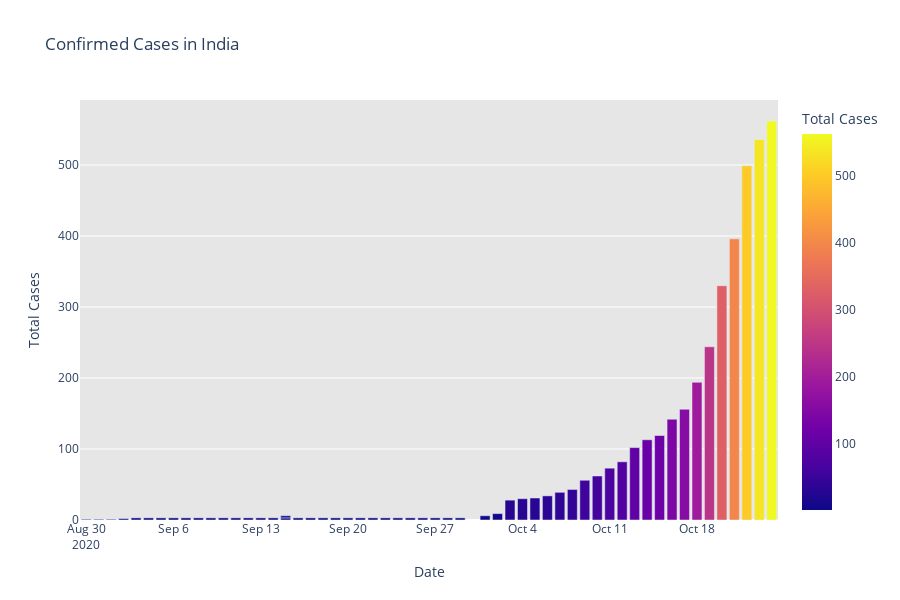

Notebook code cell kept with this figure:
### Code cell
fig = px.bar(dbd_India, x="Date", y="Total Cases", color='Total Cases', orientation='v', height=600,
             title='Confirmed Cases in India', color_discrete_sequence = px.colors.cyclical.IceFire)
fig.update_layout(plot_bgcolor='rgb(230, 230, 230)')
fig.show()

### Figure 1 — Plotly figure (JSON) as saved in the notebook; plotly's stock layout.template omitted (floating-point values rounded to 4 significant figures)
{"data": [{"alignmentgroup": "True", "hovertemplate": "Date=%{x}<br>Total Cases=%{marker.color}<extra></extra>", "legendgroup": "", "marker": {"color": [1, 1, 1, 2, 3, 3, 3, 3, 3, 3, 3, 3, 3, 3, 3, 3, 3, 3, 3, 3, 3, 3, 3, 3, 3, 3, 3, 3, 3, 3, 3, 3, 6, 9, 28, 30, 31, 34, 39, 43, 56, 62, 73, 82, 102, 113, 119, 142, 156, 194, 244, 330, 396, 499, 536, 562], "coloraxis": "coloraxis"}, "name": "", "offsetgroup": "", "orientation": "v", "showlegend": false, "textposition": "auto", "type": "bar", "x": ["2020-08-30T00:00:00", "2020-08-31T00:00:00", "2020-09-01T00:00:00", "2020-09-02T00:00:00", "2020-09-03T00:00:00", "2020-09-04T00:00:00", "2020-09-05T00:00:00", "2020-09-06T00:00:00", "2020-09-07T00:00:00", "2020-09-08T00:00:00", "2020-09-09T00:00:00", "2020-09-10T00:00:00", "2020-09-11T00:00:00", "2020-09-12T00:00:00", "2020-09-13T00:00:00", "2020-09-14T00:00:00", "2020-09-15T00:00:00", "2020-09-15T00:00:00", "2020-09-16T00:00:00", "2020-09-17T00:00:00", "2020-09-18T00:00:00", "2020-09-19T00:00:00", "2020-09-20T00:00:00", "2020-09-21T00:00:00", "2020-09-22T00:00:00", "2020-09-23T00:00:00", "2020-09-24T00:00:00", "2020-09-25T00:00:00", "2020-09-26T00:00:00", "2020-09-27T00:00:00", "2020-09-28T00:00:00", "2020-09-29T00:00:00", "2020-10-01T00:00:00", "2020-10-02T00:00:00", "2020-10-03T00:00:00", "2020-10-04T00:00:00", "2020-10-05T00:00:00", "2020-10-06T00:00:00", "2020-10-07T00:00:00", "2020-10-08T00:00:00", "2020-10-09T00:00:00", "2020-10-10T00:00:00", "2020-10-11T00:00:00", "2020-10-12T00:00:00", "2020-10-13T00:00:00", "2020-10-14T00:00:00", "2020-10-15T00:00:00", "2020-10-16T00:00:00", "2020-10-17T00:00:00", "2020-10-18T00:00:00", "2020-10-19T00:00:00", "2020-10-20T00:00:00", "2020-10-21T00:00:00", "2020-10-22T00:00:00", "2020-10-23T00:00:00", "2020-10-24T00:00:00"], "xaxis": "x", "y": [1, 1, 1, 2, 3, 3, 3, 3, 3, 3, 3, 3, 3, 3, 3, 3, 3, 3, 3, 3, 3, 3, 3, 3, 3, 3, 3, 3, 3, 3, 3, 3, 6, 9, 28, 30, 31, 34, 39, 43, 56, 62, 73, 82, 102, 113, 119, 142, 156, 194, 244, 330, 396, 499, 536, 562], "yaxis": "y"}], "layout": {"barmode": "relative", "coloraxis": {"colorbar": {"title": {"text": "Total Cases"}}, "colorscale": [[0, "#0d0887"], [0.1111, "#46039f"], [0.2222, "#7201a8"], [0.3333, "#9c179e"], [0.4444, "#bd3786"], [0.5556, "#d8576b"], [0.6667, "#ed7953"], [0.7778, "#fb9f3a"], [0.8889, "#fdca26"], [1, "#f0f921"]]}, "height": 600, "legend": {"tracegroupgap": 0}, "plot_bgcolor": "rgb(230, 230, 230)", "title": {"text": "Confirmed Cases in India"}, "xaxis": {"anchor": "y", "domain": [0, 1], "title": {"text": "Date"}}, "yaxis": {"anchor": "x", "domain": [0, 1], "title": {"text": "Total Cases"}}}}
